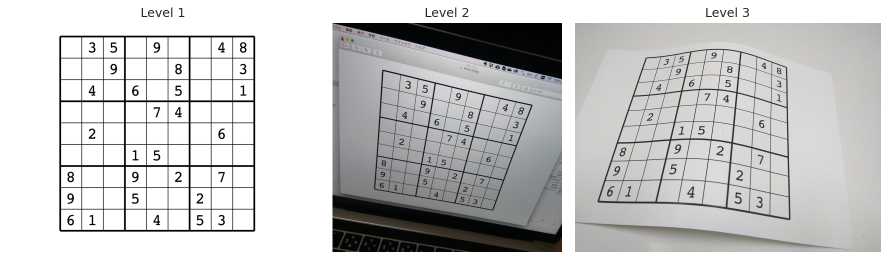
#> input picture test.png, 1776 x 519 px (shown at 1/2 size)
$ python -i recog_l3_tmp.py   (imports and definitions only)
#> lines starting #> are read from the running program, lines starting #| are printed output that depends on the picture; after the words box and inside, x2 and y2 are one past the last pixel; in counts of white or black regions, pixels touching at a corner belong together
import cv2
import numpy as np
import matplotlib.pyplot as plt
import pandas as pd
import pickle
import recog_l3
import os
def recognize(image,clf=None,scaler=None,pixel=20,ret_img=False,n_open=0,n_close=0,prior_close=False,trim_percentage=0.007,mean_white_axis=0,arc_epsilon=5e-2,erase_line=1,white_thres=250,otsu_times=1.05,clf_f_name="SVC",pixel_f=150,clf_f=None,scaler_f=None,sigmaColor=2,sigmaSpace=2,ret_num=False,clipLimit2=4, tileGridSize2=50,n_dilate=1,n_erode=1,plt_res2=0,first_claphe=False,clipLimit1=1.5,tileGridSize1=100,bilateral=1,mean_denoise=1):

#> called with image = 'test.png', pixel = 20, ret_img = False, n_open = 0, n_close = 0, prior_close = False, trim_percentage = 0.007, mean_white_axis = 0
    image = cv2.imread(image, cv2.IMREAD_COLOR)
#> image is the input picture: shape (519, 1776, 3); mean B, G, R 198.5, 198.6, 198.7
    image = cv2.cvtColor(image, cv2.COLOR_BGR2RGB)
    trim_percentage=0.002
    height, width, channels = image.shape[:3]
#> height = 519; width = 1776; channels = 3
    trim_width = int(width * trim_percentage)
#> trim_width = 3
    trim_height = int(height * trim_percentage)
#> trim_height = 1
    image = image[trim_height:height - trim_height, trim_width:width - trim_width]
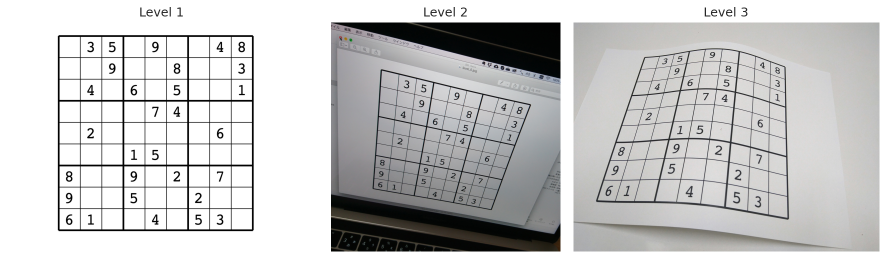
#> image: shape (517, 1770, 3) (shown at 1/2 size); mean R, G, B 198.3, 198.2, 198.1
    gray = cv2.cvtColor(image, cv2.COLOR_RGB2GRAY)

    if bilateral:
        gray_gb= cv2.bilateralFilter(gray, 11, 2,2)
    else:
        gray_gb=gray
    if first_claphe:
        clahe = cv2.createCLAHE(clipLimit=clipLimit1, tileGridSize=(tileGridSize1,tileGridSize1))
        gray = clahe.apply(gray)

    if mean_denoise:
        gray = cv2.fastNlMeansDenoising(gray, None, 10, 7, 21)
    # 大津の二値化

    thr, binary = cv2.threshold(gray, 0, 255, cv2.THRESH_OTSU)
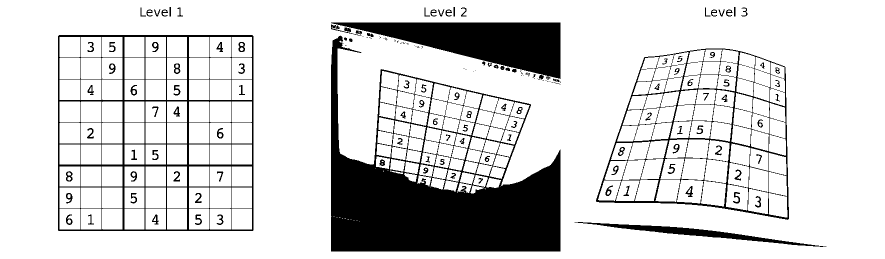
#> binary: shape (517, 1770) (shown at 1/2 size); 83.7% white; 168 black regions (45 under 20 px), largest, box (x1, y1, x2, y2) and area: (662, 71, 1121, 503) 80393, (662, 45, 1121, 158) 26109, (116, 70, 507, 462) 16767
#> thr = 142
    new_thr = min(int(thr * otsu_times), 255)
#> new_thr = 149
    _, binary = cv2.threshold(gray, new_thr, 255, cv2.THRESH_BINARY)
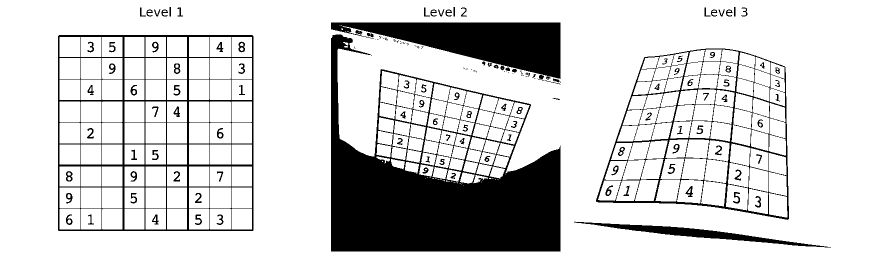
#> binary: shape (517, 1770) (shown at 1/2 size); 82.5% white; 160 black regions (43 under 20 px), largest, box (x1, y1, x2, y2) and area: (662, 69, 1121, 503) 89369, (662, 45, 1121, 160) 26661, (116, 70, 507, 462) 17135
    # plt.imshow(binary, cmap="gray")
    # plt.title("Otsu's binarization (threshold={:d})".format(int(thr)))
    # plt.show()
    edge = cv2.Canny(binary, 100, 200)
#> edge: shape (517, 1770); 4.4% white in thin lines or dots, all inside (x1, y1, x2, y2) = (115, 13, 1662, 503)
    edge = cv2.dilate(edge, np.ones((5, 5), dtype=edge.dtype),iterations=1)
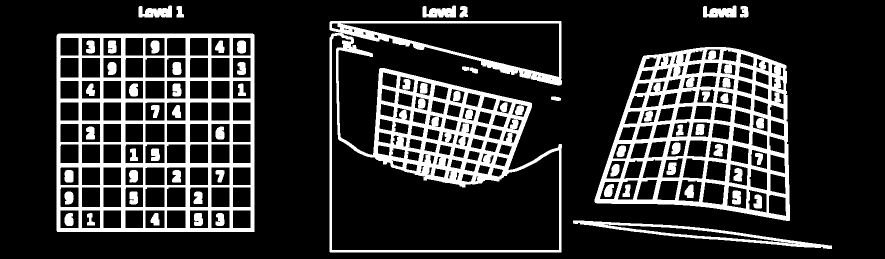
#> edge: shape (517, 1770) (shown at 1/2 size); 19.2% white; 64 white regions, largest, box (x1, y1, x2, y2) and area: (113, 67, 509, 464) 51365, (659, 42, 1124, 505) 49391, (1189, 94, 1580, 442) 47453
    edge = cv2.erode(edge, np.ones((3, 3), dtype=edge.dtype),iterations=1)
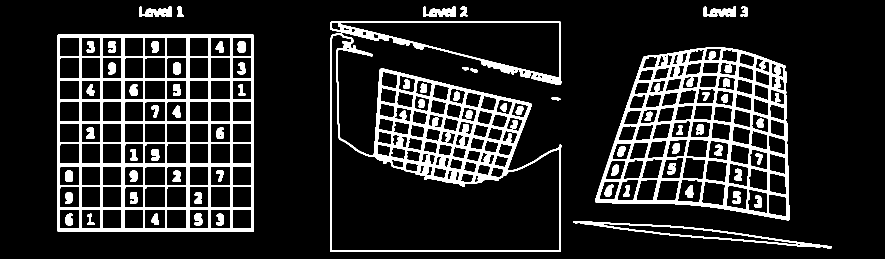
#> edge: shape (517, 1770) (shown at 1/2 size); 14% white; 69 white regions
    # res_close = cv2.morphologyEx(binary, cv2.MORPH_OPEN, np.ones((5, 5), dtype=binary.dtype))
    contours, _ = cv2.findContours(edge, cv2.RETR_EXTERNAL, cv2.CHAIN_APPROX_SIMPLE)
#> contours = 13 contours; largest, box (x1, y1, x2, y2) and area: (660, 43, 1123, 504) 165853, (114, 68, 508, 463) 154831, (1190, 95, 1579, 441) 104243, (1147, 442, 1663, 497) 6150, (1407, 12, 1472, 34) 814
    result = image.copy()
    cv2.drawContours(result, contours, -1, (255, 0, 0), 3, cv2.LINE_AA)
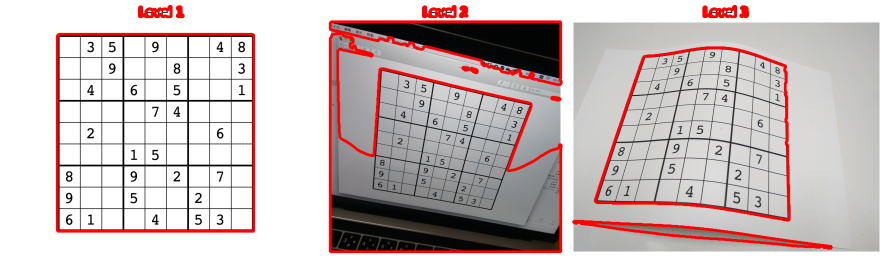
#> result: shape (517, 1770, 3) (shown at 1/2 size); 6.32% of pixels changed, all inside (x1, y1, x2, y2) = (111, 9, 1666, 507)
    # [6 lines of commented-out code are left out]
    longest_cnt = None
    max_length = 0.0
    max_area = 0.0
    result = image.copy()
    epsilon=3e-2
    for cnt in contours:
        # 輪郭線の長さを計算
        arclen = cv2.arcLength(cnt, True)
        approx=cv2.approxPolyDP(cnt, arclen *epsilon, True)
        area=cv2.contourArea(cnt)
        x, y, w, h = cv2.boundingRect(approx)
        internal_area_ratio = area / (w * h)
        if len(approx)<10 and len(approx) >= 4 and internal_area_ratio>0.5:
            # print(len(approx), x,y,w,h, arclen,internal_area_ratio)
            cv2.drawContours(result, [approx], -1, (255, 0, 0), 3, cv2.LINE_AA)
            # plt.imshow(result)
            # plt.show()
            if  max_area < area:
                max_area = area
                max_length = arclen
                longest_cnt = cnt
#> this loop made 13 passes
#> (arclen, approx, area, x, y, w, h, internal_area_ratio) on passes 5 to 6: (1366.5, [[1287, 113], [1191, 404], [1577, 440], [1571, 132]], 104243, 1191, 113, 387, 328, 0.821), (1570.5, [[116, 69], [115, 462], [507, 462], [507, 70]], 154831, 115, 69, 393, 394, 1)
#> (arclen, area, x, y, w, h, internal_area_ratio, max_area) on passes 2, 7: (41.31, 67, 1103, 195, 18, 6, 0.62, 67), (3585.5, 165853, 660, 43, 462, 461, 0.779, 165853)
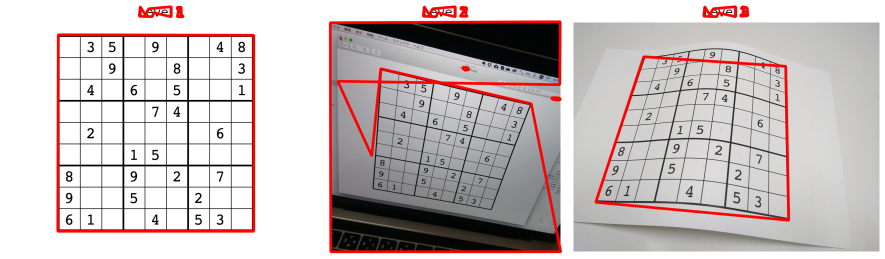
#> result: shape (517, 1770, 3) (shown at 1/2 size); 4.92% of pixels changed, all inside (x1, y1, x2, y2) = (112, 10, 1581, 507)
#> after the loop, longest_cnt = contour of 767 points, box (x1, y1, x2, y2) (660, 43, 1123, 504), area 165853; max_area = 165853; max_length = 3585.5
    result = image.copy()

    # plt.imshow(result)
    # plt.show()
    # print(len(longest_cnt))
    arclen = cv2.arcLength(longest_cnt, True)
#> arclen = 3585.5
    approx = cv2.approxPolyDP(longest_cnt, arclen * epsilon, True)
#> approx = contour of 9 points, box (x1, y1, x2, y2) (660, 43, 1122, 504), area 192171
    # [6 lines of commented-out code are left out]
    M = cv2.moments(approx)
#> M = moments, m00 192171, centre m10/m00, m01/m00 = (881.3, 275.8)
    cx = int(M['m10'] / M['m00'])
#> cx = 881
    cy = int(M['m01'] / M['m00'])
#> cy = 275

    # 各点に対して、重心からの距離を計算し、1.1倍した点を取得する
    new_approx = []
    for point in approx:
        x, y = point[0]
        dist = np.sqrt((cx - x)**2 + (cy - y)**2)
        dist_new = dist * 1.2
        x_new = int(cx - dist_new * (cx - x) / dist)
        y_new = int(cy - dist_new * (cy - y) / dist)
        new_approx.append([[x_new, y_new]])
#> this loop made 9 passes
#> (x, y, dist, dist_new, x_new, y_new) on passes 1 to 9: (660, 45, 319, 382.8, 615, -1), (661, 503, 316.8, 380.2, 617, 548), (1121, 503, 331, 397.2, 1169, 548), (1062, 207, 193.4, 232, 1098, 193), (761, 137, 182.9, 219.5, 737, 109), (743, 311, 142.6, 171.1, 715, 318), (675, 162, 235, 281.9, 633, 139), (1119, 169, 260.5, 312.6, 1166, 147), (1120, 43, 333.1, 399.7, 1167, -3)
#> after the loop, new_approx = [[[615, -1]], [[617, 548]], [[1169, 548]], [[1098, 193]], [[737, 109]], [[715, 318]], [[633, 139]], [[1166, 147]], [[1167, -3]]]

    # 新しい近似を描画する
    new_approx = np.array(new_approx)
#> new_approx = [[615, -1], [617, 548], [1169, 548], [1098, 193], [737, 109], [715, 318], [633, 139], [1166, 147], [1167, -3]]
    # [5 lines of commented-out code are left out]
    x, y, w, h = cv2.boundingRect(new_approx)
#> x = 615; y = -3; w = 555; h = 552
    cropped = image[y:y+h, x:x+w]
    # plt.imshow(cropped)
    # plt.show()
    # print(approx)
    new_approx=new_approx-(x,y)
#> new_approx = [[0, 2], [2, 551], [554, 551], [483, 196], [122, 112], [100, 321], [18, 142], [551, 150], [552, 0]]
    src_pts = new_approx.reshape((-1, 2)).astype("float32")
#> src_pts has the same summary as new_approx
    center = np.mean(src_pts, axis=0)
#> center = [264.7, 225]
    # ４点を重心からの角度でソートする
    # 時計回りになる
    src_pts = np.array(sorted(src_pts, key=lambda p: np.arctan2(p[1]-center[1], p[0]-center[0])))
#> src_pts = [[18, 142], [122, 112], [0, 2], [552, 0], [551, 150], [483, 196], [554, 551], [2, 551], [100, 321]]

    # 結果を表示する
    # print(src_pts)
    # 縦横比の計算
    w = np.linalg.norm(src_pts[3] - src_pts[0])
#> w = 552.6
    h = np.linalg.norm(src_pts[1] - src_pts[0])
#> h = 108.2
    aspect = abs(w) / abs(h)
#> aspect = 5.1

    # 新しい画像サイズを設定
    new_w = int(1000*aspect)
#> new_w = 5104
    # new_w = 1000
    new_h = 1000
    # dst_pts = np.array([(0, 0), (0, new_h), (new_w, new_h), (new_w, 0)], dtype="float32")
    dst_pts = np.array([(0, 0), (new_w, 0), (new_w, new_h), (0, new_h)], dtype="float32")
#> dst_pts = [[0, 0], [5104, 0], [5104, 1000], [0, 1000]]

    # 射影変換を計算して、パースをキャンセルする
    try:
        warp = cv2.getPerspectiveTransform(src_pts, dst_pts)
        result = cv2.warpPerspective(cropped, warp, (new_w, new_h))
    except:
        return -1

    def is_square(sides):

        # 輪郭の面積と外接矩形の面積を比較
        area = cv2.contourArea(cnt)
        rect_area = sides[0]*sides[1]
        side_ratio=(sides[1]+sides[3])/(sides[0]+sides[2])
        # if side_ratio>2 or side_ratio<0.5:
        #     return False
        if area / rect_area < 0.3 or area / rect_area > 3:
            return False
        return True

    n_close,n_open=2,2
    # n_dilate,n_erode=3,2
    # 正方形を検出する
    # 画像をグレースケールに変換する

    gray = cv2.cvtColor(result, cv2.COLOR_BGR2GRAY)
    gray= cv2.bilateralFilter(gray, 11, 2,2)
    # [6 lines of commented-out code are left out]
    clahe = cv2.createCLAHE(clipLimit=clipLimit2, tileGridSize=(tileGridSize2,tileGridSize2))
    gray = clahe.apply(gray)

    # Apply histogram equalization
    # gray = cv2.equalizeHist(gray)
    kernel = np.ones((2,2), np.uint8)
    gray = cv2.morphologyEx(gray, cv2.MORPH_DILATE, kernel,iterations=n_dilate)
    gray = cv2.morphologyEx(gray, cv2.MORPH_ERODE, kernel,iterations=n_erode)

    # Apply denoising
    gray = cv2.fastNlMeansDenoising(gray, None, 10, 7, 21)

    # 大津の二値化を適用
    thresh, binary = cv2.threshold(gray, 0, 255, cv2.THRESH_OTSU)
    edge = cv2.Canny(binary, 150, 200)
    edge = cv2.dilate(edge, np.ones((11, 11), dtype=edge.dtype))
    edge = cv2.erode(edge, np.ones((9, 9), dtype=edge.dtype))
    # 輪郭を検出する
    contours, hierarchy = cv2.findContours(binary, cv2.RETR_TREE, cv2.CHAIN_APPROX_SIMPLE)

    # plt.imshow(binary, cmap="gray")
    # plt.show()
    # 正方形を検出する
    res2 = result.copy()
    count=0
    contours=sorted(contours, key=lambda c: (cv2.boundingRect(c)[0], cv2.boundingRect(c)[1]))

    squares=[]
    for cnt in contours:
        # 輪郭線の近似を行う
        arclen = cv2.arcLength(cnt, True)
        approx = cv2.approxPolyDP(cnt, arclen * 7e-2, True)
        if len(approx) == 4:

            # 各辺の長さを計算する
            sides = []
            points = []
            for i in range(4):
                x1, y1 = approx[i][0]
                x2, y2 = approx[(i + 1) % 4][0]
                side = np.sqrt((x2 - x1)**2 + (y2 - y1)**2)
                points.append([x1, y1])
                sides.append(side)
            points=sorted(points, key=lambda x:x[0])
            if points[0][1]<points[1][1]:
                points[0],points[1]=points[1],points[0]

            # 各辺の長さがほぼ等しい場合、正方形とみなす
            # if np.std(sides) < np.mean(sides) :
            if is_square(sides):
                if max(sides) >= result.shape[0] / 2 or min(sides) <= result.shape[0] / 9:
                # if min(sides) <= result.shape[0] / 9:
                    continue
                cv2.drawContours(res2, [approx], -1, (255,0,255), 2)
                # put number
                count+=1
                squares.append(approx)
                # cv2.putText(res2, str(count), (points[0][0],points[0][1]), cv2.FONT_HERSHEY_PLAIN, 3, (255,0,0), 3, cv2.LINE_AA)
    if ret_num:
        return count
    # plt.imshow(res2)
    # contoursのソート
    # 左上の輪郭を取得する
    top_left = None
    init_squares=squares
    # 重心
    centers = []
    # 重心と輪郭の対応
    cen2contours={}

    for cnt in squares:
        M = cv2.moments(cnt)
        cx = int(M['m10'] / M['m00'])
        cy = int(M['m01'] / M['m00'])
        centers.append((cx, cy))
        cen2contours[(cx, cy)]=cnt
    not_visited=set(center for center in centers)

    # 左上の輪郭を取得する
    top_left = min(centers, key=lambda s: s[0] + s[1])
    not_visited.remove(top_left)
    squares=[[top_left]]
    # 左上の輪郭の中でy軸方向に近い順に8つの輪郭を選択する
    current_pos = top_left
    for i in range(3):
        min_dist = float('inf')
        next_square = None
        for cnt in not_visited:
            x,y=cnt
            dist= np.sqrt((x - current_pos[0])**2 + (y - current_pos[1])**2)
            if dist < min_dist and y > current_pos[1]+5:
                min_dist = dist
                next_square = cnt
        if next_square is not None:
            squares.append([next_square])
            current_pos = next_square
            not_visited.remove(next_square)
    # 各輪郭に対してx軸方向に近い順に8つの輪郭を選択する
    res3 = result.copy()
    count = 0
    # print(squares)

    for i in range(3):
        left_most = squares[i][0]
        print(left_most)
        current_pos = left_most
        for j in range(2):
            min_dist = float('inf')
            next_square = None
            for cnt in not_visited:
                x, y=cnt
                # dist = abs(y - current_pos[1])
                dist= np.sqrt((x - current_pos[0])**2 + (y - current_pos[1])**2)
                if dist < min_dist and x > current_pos[0]+5:
                    min_dist = dist
                    next_square = cnt
            if next_square is not None:
                squares[i].append(next_square)
                current_pos = next_square
                not_visited.remove(next_square)
    for i in range(3):
        for j in range(3):
            try:
                cx,cy= squares[i][j]
            except IndexError:
                print(i,j)
                continue
            cnt=cen2contours[(cx,cy)]
            # [5 lines of commented-out code are left out]
    problem=np.zeros((9,9))
    pixel=20
    white_thres=250
    # scaler = pd.read_pickle('./models/Rand_numbers_mix_l2_scaler.pickle')
    scaler = pd.read_pickle('./models/MLPC_numbers_mix_scaler.pickle')
    # clf = pd.read_pickle('./models/Rand_numbers_mix_l2_clf.pickle')
    clf=pd.read_pickle('./models/MLPC_numbers_mix_clf.pickle')
    for i in range(3):
        for j in range(3):
            cnt=cen2contours[squares[i][j]]
            x, y, w, h = cv2.boundingRect(cnt)
            cropped = result[y:y+h, x:x+w]
            # plt.imshow(cropped)
            # plt.show()
            # print(approx)
            cnt=cnt-(x,y)
            src_pts = cnt.reshape((-1, 2)).astype("float32")
            center = np.mean(src_pts, axis=0)
            # ４点を重心からの角度でソートする
            # 時計回りになる
            src_pts = np.array(sorted(src_pts, key=lambda p: np.arctan2(p[1]-center[1], p[0]-center[0])))

            # 結果を表示する
            # print(src_pts)
            # 縦横比の計算
            w = np.linalg.norm(src_pts[3] - src_pts[0])
            h = np.linalg.norm(src_pts[1] - src_pts[0])
            aspect = abs(w) / abs(h)

            # 新しい画像サイズを設定
            new_w = int(1000*aspect)
            # new_w = 1000
            new_h = 1000
            # dst_pts = np.array([(0, 0), (0, new_h), (new_w, new_h), (new_w, 0)], dtype="float32")
            dst_pts = np.array([(0, 0), (new_w, 0), (new_w, new_h), (0, new_h)], dtype="float32")

            # 射影変換を計算して、パースをキャンセルする
            warp = cv2.getPerspectiveTransform(src_pts, dst_pts)
            res4 = cv2.warpPerspective(cropped, warp, (new_w, new_h))
            res4=cv2.cvtColor(res4, cv2.COLOR_RGB2GRAY)
            thr, res4 = cv2.threshold(res4, 0, 255, cv2.THRESH_OTSU)
            res4=cv2.resize(res4, (pixel*3,pixel*3), interpolation=cv2.INTER_AREA)
            for k in range(3):
                for l in range(3):
                    digit_square = res4[k*pixel:(k+1)*pixel,l*pixel:(l+1)*pixel]
                    problem_i=i*3+k
                    problem_j=j*3+l
                    if np.mean(digit_square)>=white_thres:
                        problem[problem_i][problem_j]=0
                        continue
                    digit_square = digit_square.reshape(1, -1)/255.0
                    digit_square=scaler.transform(digit_square)
                    prediction = clf.predict(digit_square)
                    # predicted_digit = np.argmax(prediction)
                    problem[problem_i][problem_j]=prediction[0]
            # if j%9==3:
            #     plt.imshow(res4)
            #     plt.show()
    return   problem

>>> result = recognize('test.png')
